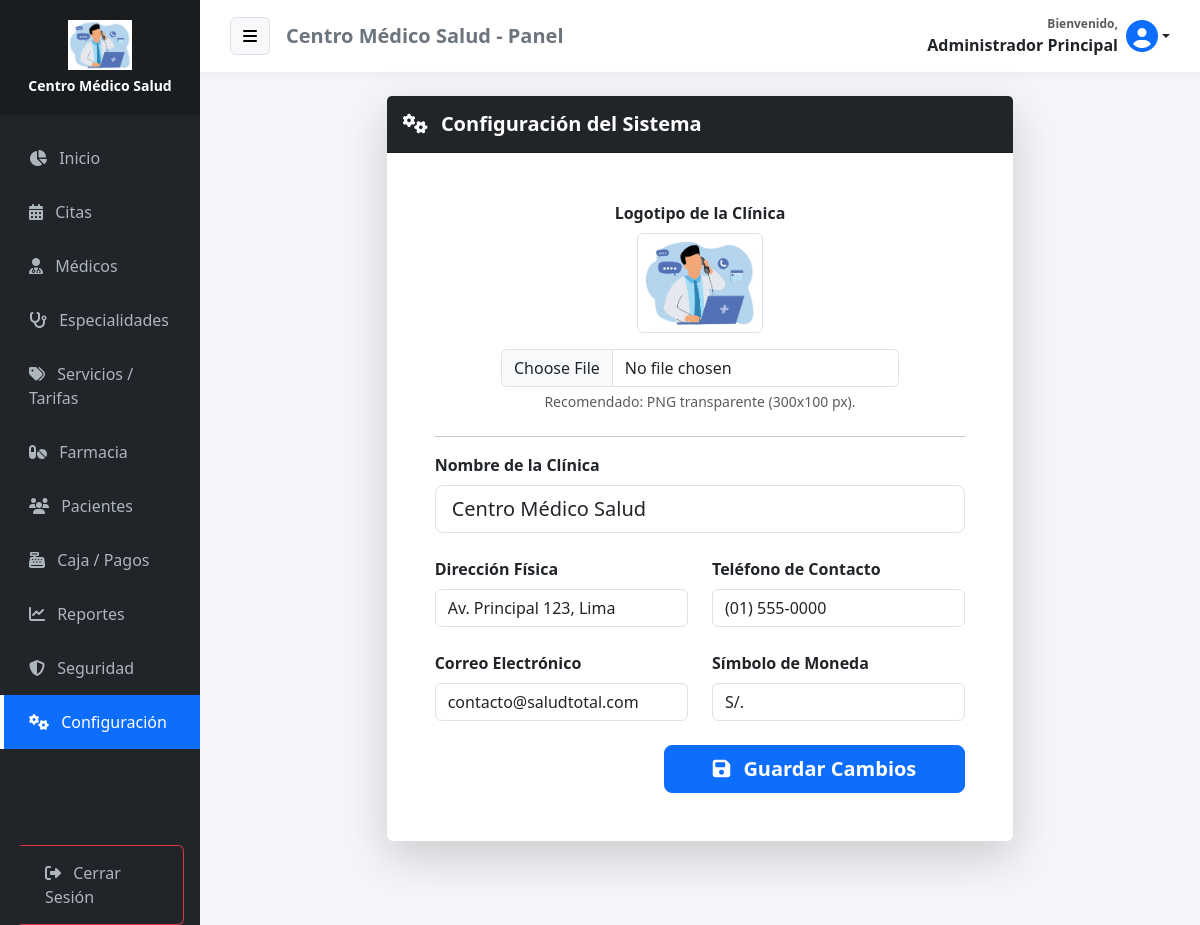
Page /configuracion (signed in) on the committed database.
### tables this page shows
CREATE TABLE IF NOT EXISTS `configuracion` (
  `id` int NOT NULL,
  `nombre_clinica` varchar(100) DEFAULT NULL,
  `direccion` varchar(255) DEFAULT NULL,
  `telefono` varchar(50) DEFAULT NULL,
  `email` varchar(100) DEFAULT NULL,
  `moneda` varchar(5) DEFAULT 'S/.',
  `logo` varchar(255) DEFAULT NULL,
  PRIMARY KEY (`id`)
);

### app/controllers/ConfiguracionController.php (called while the page is built, shortened)
<?php
require_once APP_ROOT . '/models/Configuracion.php';
class ConfiguracionController {
    public function index() {
        $database = new Database();
        $db = $database->connect();
        $configModel = new Configuracion($db);
        $datos = $configModel->obtener();
        require_once APP_ROOT . '/views/admin/configuracion.php';
    }
}

### app/models/Configuracion.php (called while the page is built, shortened)
<?php
class Configuracion {
    private $conn;
    private $table = 'configuracion';
    public function __construct($db) {
        $this->conn = $db;
    }
    public function obtener() {
        $query = "SELECT * FROM " . $this->table . " WHERE id = 1";
        $stmt = $this->conn->prepare($query);
        $stmt->execute();
        return $stmt->fetch(PDO::FETCH_ASSOC);
    }
}

### app/views/admin/configuracion.php (the view, shortened to what this page needs)
<?php require_once APP_ROOT . '/views/layouts/header.php'; ?>
<div class="row justify-content-center">
    <div class="col-md-8">
        <div class="card shadow-lg border-0">
            <div class="card-header bg-dark text-white py-3">
                <h5 class="mb-0 fw-bold"><i class="fas fa-cogs me-2"></i> Configuración del Sistema</h5>
            </div>
            <div class="card-body p-5">
                <form action="<?php echo BASE_URL; ?>/configuracion/guardar" method="POST" enctype="multipart/form-data">
                    <div class="text-center mb-4">
                        <label class="form-label fw-bold d-block">Logotipo de la Clínica</label>
                        <div class="mb-3">
                            <?php if(!empty($datos['logo'])): ?>
                                <img src="<?php echo BASE_URL; ?>/uploads/<?php echo $datos['logo']; ?>?t=<?php echo time(); ?>" alt="Logo Actual" class="img-thumbnail" style="max-height: 100px;">
                            <?php else: ?>
                                <div class="badge bg-secondary p-3">Sin Logo</div>
                            <?php endif; ?>
                        </div>
                        <input type="file" name="logo" class="form-control w-75 mx-auto" accept="image/png, image/jpeg">
                        <div class="form-text">Recomendado: PNG transparente (300x100 px).</div>
                    </div>
                    <hr>
                    <div class="row mb-4">
                        <div class="col-md-12">
                            <label class="form-label fw-bold">Nombre de la Clínica</label>
                            <input type="text" name="nombre" class="form-control form-control-lg" value="<?php echo $datos['nombre_clinica']; ?>" required>
                        </div>
                    </div>
                    <div class="row mb-4">
                        <div class="col-md-6">
                            <label class="form-label fw-bold">Dirección Física</label>
                            <input type="text" name="direccion" class="form-control" value="<?php echo $datos['direccion']; ?>" required>
                        </div>
                        <div class="col-md-6">
                            <label class="form-label fw-bold">Teléfono de Contacto</label>
                            <input type="text" name="telefono" class="form-control" value="<?php echo $datos['telefono']; ?>" required>
                        </div>
                    </div>
                    <div class="row mb-4">
                        <div class="col-md-6">
                            <label class="form-label fw-bold">Correo Electrónico</label>
                            <input type="email" name="email" class="form-control" value="<?php echo $datos['email']; ?>" required>
                        </div>
                        <div class="col-md-6">
                            <label class="form-label fw-bold">Símbolo de Moneda</label>
                            <input type="text" name="moneda" class="form-control" value="<?php echo $datos['moneda']; ?>" required>
                        </div>
                    </div>
                    <div class="d-flex justify-content-end">
                        <button type="submit" class="btn btn-primary btn-lg fw-bold px-5">
                            <i class="fas fa-save me-2"></i> Guardar Cambios
                        </button>
                    </div>
                </form>
            </div>
        </div>
    </div>
</div>
<?php require_once APP_ROOT . '/views/layouts/footer.php'; ?>

### app/views/layouts/header.php (shortened to what this page needs)
<?php
require_once APP_ROOT . '/models/Configuracion.php';
$db_header = new Database();
$conn_header = $db_header->connect();
$configModel_header = new Configuracion($conn_header);
$empresa_header = $configModel_header->obtener();
$nombre_app = !empty($empresa_header['nombre_clinica']) ? $empresa_header['nombre_clinica'] : 'MediCitas';
$logo_app = !empty($empresa_header['logo']) ? $empresa_header['logo'] : null;
?>
<!DOCTYPE html>
<html lang="es">
<head>
    <link href="https://cdn.jsdelivr.net/npm/bootstrap@5.3.0/dist/css/bootstrap.min.css" rel="stylesheet">
    <link rel="stylesheet" href="https://cdnjs.cloudflare.com/ajax/libs/font-awesome/6.4.0/css/all.min.css">
    <link rel="stylesheet" href="https://cdn.datatables.net/1.13.4/css/dataTables.bootstrap5.min.css">
    <link rel="stylesheet" href="https://cdn.datatables.net/buttons/2.3.6/css/buttons.bootstrap5.min.css">
    <link href="https://cdn.jsdelivr.net/npm/select2@4.1.0-rc.0/dist/css/select2.min.css" rel="stylesheet" />
    <link rel="stylesheet" href="https://cdn.jsdelivr.net/npm/select2-bootstrap-5-theme@1.3.0/dist/select2-bootstrap-5-theme.min.css" />
</head>
<body>
<div class="container-fluid">
    <div class="row flex-nowrap">
        <div class="col-auto col-md-3 col-xl-2 px-0 sidebar-col bg-dark" id="sidebar">
            <div class="logo-area">
                <?php if($logo_app && file_exists(APP_ROOT . '/../public/uploads/' . $logo_app)): ?>
                    <div class="mb-2"><img src="<?php echo BASE_URL; ?>/uploads/<?php echo $logo_app; ?>" alt="Logo" class="img-fluid" style="max-height: 50px; object-fit: contain;"></div>
                    <h6 class="text-white mb-0 fw-bold small"><?php echo $nombre_app; ?></h6>
                <?php else: ?>
                    <h4 class="text-white mb-0"><i class="fas fa-heartbeat text-primary"></i> <?php echo $nombre_app; ?></h4>
                <?php endif; ?>
            </div>
            <div class="sidebar-menu mt-3">
                <?php $uri = $_SERVER['REQUEST_URI']; ?>
                <?php $rol = isset($_SESSION['user_role_id']) ? $_SESSION['user_role_id'] : 0; ?>
                <a href="<?php echo BASE_URL; ?>/home" class="<?php echo (strpos($uri, 'home') !== false) ? 'active' : ''; ?>"><i class="fas fa-chart-pie me-2"></i> Inicio</a>
                <a href="<?php echo BASE_URL; ?>/citas" class="<?php echo (strpos($uri, 'citas') !== false) ? 'active' : ''; ?>"><i class="fas fa-calendar-alt me-2"></i> Citas</a>
                <?php if($rol == 1): ?>
                    <a href="<?php echo BASE_URL; ?>/medicos" class="<?php echo (strpos($uri, 'medicos') !== false) ? 'active' : ''; ?>"><i class="fas fa-user-md me-2"></i> Médicos</a>
                    <a href="<?php echo BASE_URL; ?>/especialidades" class="<?php echo (strpos($uri, 'especialidades') !== false) ? 'active' : ''; ?>"><i class="fas fa-stethoscope me-2"></i> Especialidades</a>
                    <a href="<?php echo BASE_URL; ?>/servicios" class="<?php echo (strpos($uri, 'servicios') !== false) ? 'active' : ''; ?>"><i class="fas fa-tags me-2"></i> Servicios / Tarifas</a>
                <?php endif; ?>
                <?php if($rol == 1 || $rol == 4): ?>
                    <a href="<?php echo BASE_URL; ?>/medicamentos" class="<?php echo (strpos($uri, 'medicamentos') !== false) ? 'active' : ''; ?>"><i class="fas fa-pills me-2"></i> Farmacia</a>
                    <a href="<?php echo BASE_URL; ?>/pacientes" class="<?php echo (strpos($uri, 'pacientes') !== false) ? 'active' : ''; ?>"><i class="fas fa-users me-2"></i> Pacientes</a>
                    <a href="<?php echo BASE_URL; ?>/pagos" class="<?php echo (strpos($uri, 'pagos') !== false) ? 'active' : ''; ?>"><i class="fas fa-cash-register me-2"></i> Caja / Pagos</a>
                <?php endif; ?>
                <?php if($rol == 1): ?>
                    <a href="<?php echo BASE_URL; ?>/reportes" class="<?php echo (strpos($uri, 'reportes') !== false) ? 'active' : ''; ?>"><i class="fas fa-chart-line me-2"></i> Reportes</a>
                    <a href="<?php echo BASE_URL; ?>/auditoria" class="<?php echo (strpos($uri, 'auditoria') !== false) ? 'active' : ''; ?>"><i class="fas fa-shield-alt me-2"></i> Seguridad</a>
                    <a href="<?php echo BASE_URL; ?>/configuracion" class="<?php echo (strpos($uri, 'configuracion') !== false) ? 'active' : ''; ?>"><i class="fas fa-cogs me-2"></i> Configuración</a>
                <?php endif; ?>
                <div class="mt-5 pt-5 px-3">
                    <a href="<?php echo BASE_URL; ?>/auth/logout" class="btn btn-outline-danger w-100 text-start"><i class="fas fa-sign-out-alt me-2"></i> Cerrar Sesión</a>
                </div>
            </div>
        </div>
        <div class="col content-col">
            <div class="top-navbar mb-4">
                <div class="d-flex align-items-center">
                    <button class="btn btn-light me-3 border" id="menu-toggle"><i class="fas fa-bars"></i></button>
                    <h5 class="m-0 text-secondary fw-bold d-none d-md-block"><?php echo $nombre_app; ?> - Panel</h5>
                </div>
                <div class="d-flex align-items-center">
                    <div class="dropdown">
                        <a class="nav-link dropdown-toggle fw-bold text-dark d-flex align-items-center" href="#" role="button" data-bs-toggle="dropdown" aria-expanded="false">
                            <div class="me-2 text-end d-none d-md-block">
                                <small class="d-block text-muted" style="font-size: 0.75rem;">Bienvenido,</small>
                                <span><?php echo $_SESSION['user_name'] ?? 'Usuario'; ?></span>
                            </div>
                            <?php if(!empty($_SESSION['user_avatar']) && file_exists(APP_ROOT . '/../public/uploads/' . $_SESSION['user_avatar'])): ?>
                                <img src="<?php echo BASE_URL; ?>/uploads/<?php echo $_SESSION['user_avatar']; ?>" class="rounded-circle border" style="width: 40px; height: 40px; object-fit: cover;">
                            <?php else: ?>
                                <i class="fas fa-user-circle fa-2x text-primary"></i>
                            <?php endif; ?>
                        </a>
                    </div>
                </div>
            </div>
            <div class="container-fluid px-4">

### app/views/layouts/header.php (style rules this page uses)
body { background-color: #f4f6f9; font-family: 'Segoe UI', sans-serif; overflow-x: hidden; }
.sidebar-col { min-height: 100vh; background: #212529; box-shadow: 2px 0 5px rgba(0,0,0,0.1); padding: 0; transition: all 0.3s; }
.logo-area { background: #1a1d20; padding: 20px 0; text-align: center; }
.sidebar-menu a { color: #adb5bd; text-decoration: none; display: block; padding: 15px 25px; border-left: 4px solid transparent; transition: 0.3s; }
.sidebar-menu a.active { background: #0d6efd; color: white; border-left-color: white; }
.content-col { padding: 0; background-color: #f4f6f9; transition: all 0.3s; }
.top-navbar { background: white; padding: 15px 30px; box-shadow: 0 2px 10px rgba(0,0,0,0.05); display: flex; justify-content: space-between; align-items: center; }

### rows in the picture
configuracion: logo (picture), nombre_clinica "Centro Médico Salud", nombre "Centro Médico Salud", direccion "Av. Principal 123, Lima", telefono "(01) 555-0000", email "contacto@saludtotal.com", moneda "S/."

### other values in the picture
$_SESSION['user_name'] "Administrador Principal"
